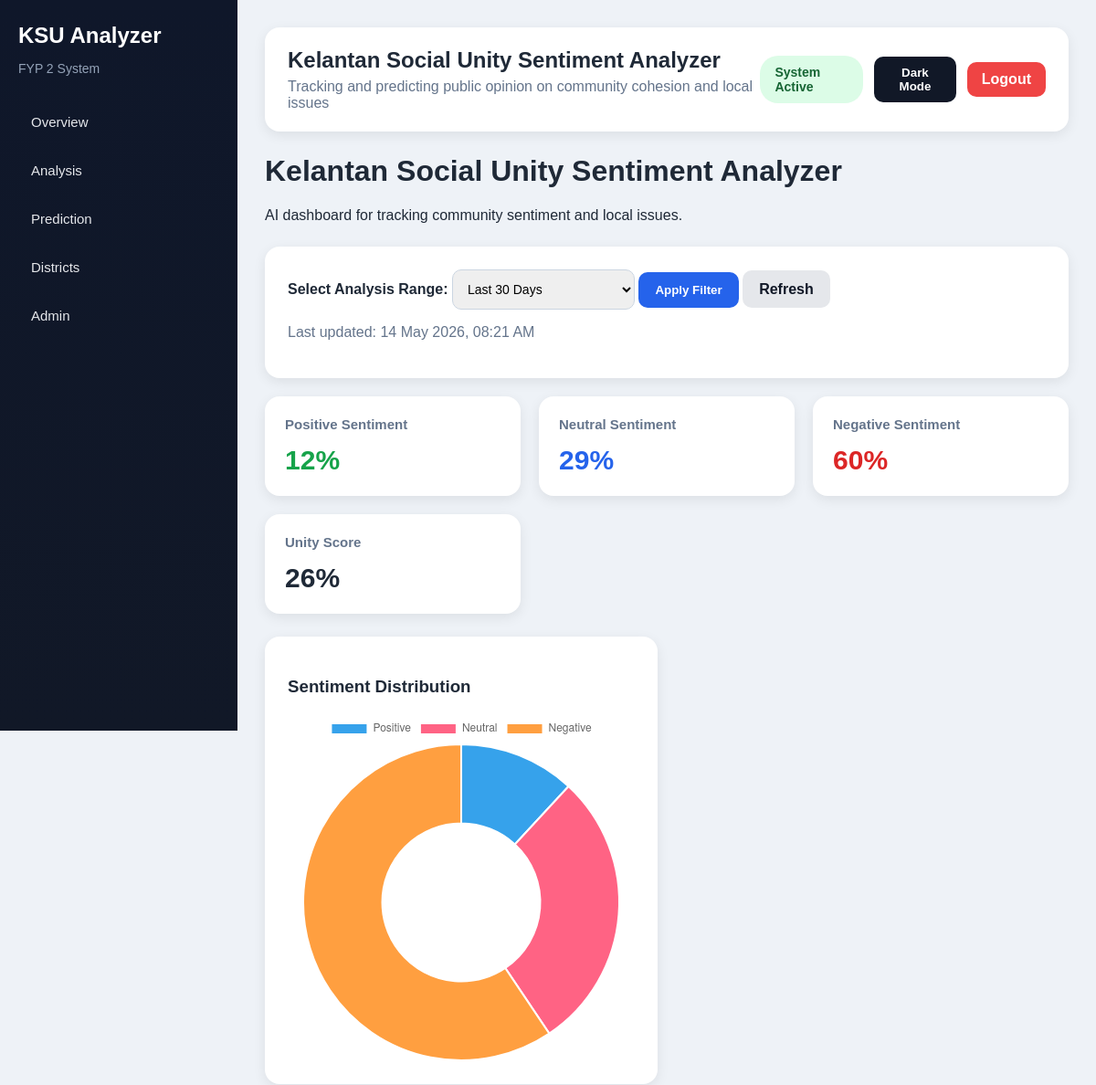
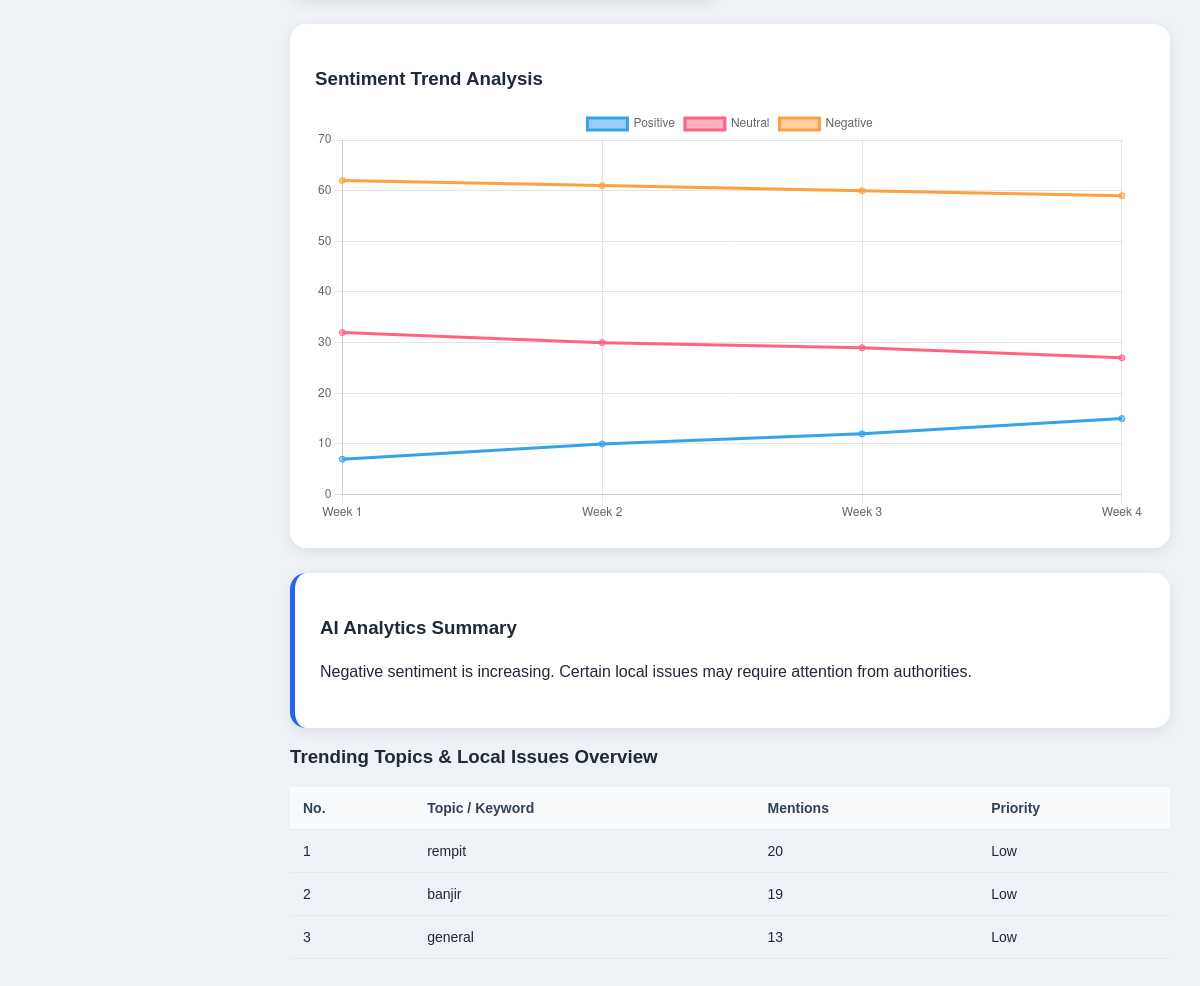
The page / on the database its author committed (2 pictures, top to bottom).
### app.py (models this page shows)
class SentimentData(db.Model):
    id = db.Column(db.Integer, primary_key=True)
    post_keyword = db.Column(db.String(255))
    comment_text = db.Column(db.Text)
    username = db.Column(db.String(255))
    like_count = db.Column(db.Integer)
    reply_count = db.Column(db.Integer)
    time_created = db.Column(db.String(100))
    sentiment_label = db.Column(db.String(50))
    sarcasm_label = db.Column(db.String(50))
    language_id = db.Column(db.String(50))

### app.py (the view)
@app.route("/")
def overview(last_updated = datetime.now().strftime("%d %B %Y, %I:%M %p")):
    df = load_data()
    sent_col = "majority_sent"
    df[sent_col] = df[sent_col].astype(str).str.lower().str.strip()
    range_filter = request.args.get("range", "30")
    if range_filter == "7":
        df = df.tail(1000)
    elif range_filter == "30":
        df = df.tail(5000)
    elif range_filter == "90":
        df = df.tail(10000)
    total = len(df)
    positive = len(df[df[sent_col] == "positive"])
    neutral = len(df[df[sent_col] == "neutral"])
    negative = len(df[df[sent_col] == "negative"])
    positive_percent = round((positive / total) * 100)
    neutral_percent = round((neutral / total) * 100)
    negative_percent = round((negative / total) * 100)
    unity_score = round(positive_percent + (neutral_percent * 0.5))
    positive_trend = [positive_percent - 5, positive_percent - 2, positive_percent, positive_percent + 3]
    neutral_trend = [neutral_percent + 3, neutral_percent + 1, neutral_percent, neutral_percent - 2]
    negative_trend = [negative_percent + 2, negative_percent + 1, negative_percent, negative_percent - 1]
    topic_col = "post/keyword"
    trending_topics = (
        df[topic_col]
        .astype(str)
        .value_counts()
        .head(8)
        .reset_index()
    )
    trending_topics.columns = ["topic", "mentions"]
    local_issues = trending_topics.to_dict(orient="records")
    if positive_percent > negative_percent:
        ai_summary = (
        "Public sentiment in Kelantan is generally positive. "
        "Most discussions show stable community engagement and social harmony."
    )
    else:
        ai_summary = (
        "Negative sentiment is increasing. "
        "Certain local issues may require attention from authorities."
    )
    return render_template(
        "overview.html",
        ai_summary=ai_summary,
        positive=positive_percent,
        neutral=neutral_percent,
        negative=negative_percent,
        unity_score=unity_score,
        local_issues=local_issues,
        range_filter=range_filter,
        last_updated=last_updated,
        positive_trend=positive_trend,
        neutral_trend=neutral_trend,
        negative_trend=negative_trend,)

### app.py (called while the page is built)
def load_data():
    data = SentimentData.query.all()
    rows = []
    for item in data:
        rows.append({
            "id": item.id,
            "post/keyword": item.post_keyword,
            "comment/tweet": item.comment_text,
            "username": item.username,
            "like count": item.like_count,
            "reply count": item.reply_count,
            "time created": item.time_created,
            "majority_sent": item.sentiment_label,
            "majority_sarc": item.sarcasm_label,
            "lang_id": item.language_id
        })
    if len(rows) == 0:
        return pd.read_csv("data/kelantan_extended.csv")
    return pd.DataFrame(rows)

### templates/overview.html (shortened to what this page needs)
{% extends "base.html" %}
{% block content %}
<h1>Kelantan Social Unity Sentiment Analyzer</h1>
<p>AI dashboard for tracking community sentiment and local issues.</p>
<div class="table-box">
    <form method="GET" action="/">
        <label><strong>Select Analysis Range:</strong></label>
        <select name="range" class="search-input" style="width:200px;">
            <option value="30" {% if range_filter == "30" %}selected{% endif %}>
                Last 30 Days
            </option>
        </select>
        <button type="submit" class="btn">
            Apply Filter
        </button>
        <a href="/" class="btn-secondary">Refresh</a>
    </form>
<p style="color:#64748b;">
    Last updated: {{ last_updated }}
</p>
</div>
<div class="card-container">
    <div class="card">
        <h3>Positive Sentiment</h3>
        <p class="green">{{ positive }}%</p>
    </div>
    <div class="card">
        <h3>Neutral Sentiment</h3>
        <p class="blue">{{ neutral }}%</p>
    </div>
    <div class="card">
        <h3>Negative Sentiment</h3>
        <p class="red">{{ negative }}%</p>
    </div>
    <div class="card">
        <h3>Unity Score</h3>
        <p>{{ unity_score }}%</p>
    </div>
</div>
<div class="chart-row">
    <div class="chart-box">
        <h3>Sentiment Distribution</h3>
        <canvas id="sentimentChart"></canvas>
    </div>
</div>
<div class="chart-box">
    <h3>Sentiment Trend Analysis</h3>
    <canvas id="trendChart"></canvas>
</div>
<script>
const positiveTrend = JSON.parse('{{ positive_trend | tojson | safe }}');
const neutralTrend = JSON.parse('{{ neutral_trend | tojson | safe }}');
const negativeTrend = JSON.parse('{{ negative_trend | tojson | safe }}');
new Chart(document.getElementById('trendChart'), {
    type: 'line',
    data: {
        labels: ['Week 1', 'Week 2', 'Week 3', 'Week 4'],
        datasets: [
            {
                label: 'Positive',
                data: positiveTrend
            },
            {
                label: 'Neutral',
                data: neutralTrend
            },
            {
                label: 'Negative',
                data: negativeTrend
            }
        ]
    }
});
const positive = Number("{{ positive }}");
const neutral = Number("{{ neutral }}");
const negative = Number("{{ negative }}");
new Chart(document.getElementById('sentimentChart'), {
    type: 'doughnut',
    data: {
        labels: ['Positive', 'Neutral', 'Negative'],
        datasets: [{
            data: [positive, neutral, negative]
        }]
    }
});
</script>
<div class="table-box ai-box">
    <h3>AI Analytics Summary</h3>
    <p style="line-height:1.8;">
        {{ ai_summary }}
    </p>
</div>
    <h3>Trending Topics & Local Issues Overview</h3>
    <table>
        <tr>
            <th>No.</th>
            <th>Topic / Keyword</th>
            <th>Mentions</th>
            <th>Priority</th>
        </tr>
        {% for issue in local_issues %}
        <tr>
            <td>{{ loop.index }}</td>
            <td>{{ issue.topic }}</td>
            <td>{{ issue.mentions }}</td>
            <td>
                {% if issue.mentions > 100 %}
                    High
                {% elif issue.mentions > 50 %}
                    Medium
                {% else %}
                    Low
                {% endif %}
            </td>
        </tr>
        {% endfor %}
    </table>
</div>
{% endblock %}

### static/css/style.css (style rules this page uses)
* { box-sizing:border-box; }
body { margin:0; font-family: Arial, sans-serif; background:#eef2f7; color:#1f2937; }
.card-container { display:grid; grid-template-columns:repeat(auto-fit,minmax(220px,1fr)); gap:20px; margin-top:20px; }
.card { background:white; padding:22px; border-radius:16px; box-shadow:0 4px 14px rgba(0,0,0,0.08); }
.card h3 { margin:0; color:#64748b; font-size:15px; }
.card p { font-size:30px; font-weight:bold; margin:14px 0 0; }
.green { color:#16a34a; }
.blue { color:#2563eb; }
.red { color:#dc2626; }
.chart-box { background:white; padding:25px; border-radius:16px; margin-top:25px; box-shadow:0 4px 14px rgba(0,0,0,0.08); }
.chart-row { display:grid; grid-template-columns:1fr 1fr; gap:20px; }
.table-box { background:white; padding:25px; border-radius:16px; margin-top:25px; box-shadow:0 4px 14px rgba(0,0,0,0.08); overflow-x:auto; }
table { width:100%; border-collapse:collapse; }
th, td { padding:13px; border-bottom:1px solid #e5e7eb; text-align:left; font-size:14px; }
th { background:#f8fafc; color:#334155; }
.search-input { width:70%; padding:12px; border:1px solid #cbd5e1; border-radius:10px; font-size:14px; }
.btn { padding:12px 18px; border:none; border-radius:10px; background:#2563eb; color:white; cursor:pointer; font-weight:bold; }
.btn-secondary { padding:12px 18px; border-radius:10px; background:#e5e7eb; color:#111827; text-decoration:none; font-weight:bold; }
.ai-box { border-left:5px solid #2563eb; }

### rows shown on the page
SentimentData: topic "rempit", mentions "20"
SentimentData: topic "banjir", mentions "19"
SentimentData: topic "general", mentions "13"

### other values the page prints
{{ last_updated }} "14 May 2026, 08:21 AM"
{{ positive }} "12"
{{ neutral }} "29"
{{ negative }} "60"
{{ unity_score }} "26"
{{ ai_summary }} "Negative sentiment is increasing. Certain local issues may require attention from authorities."
chart data {{ positive_trend | tojson | safe }} [7, 10, 12, 15]
chart data {{ neutral_trend | tojson | safe }} [32, 30, 29, 27]
chart data {{ negative_trend | tojson | safe }} [62, 61, 60, 59]
chart data {{ positive }} 12
